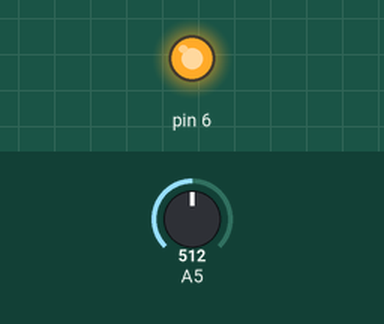
The sketch below on a simulated Arduino Uno, built with avr-gcc and run on an emulated ATmega328P. On the bench: output pins drawn as LEDs (lit = HIGH). The test bench sets the inputs (shaded band); at power-on: A5 = 512.

Above: at 1.2 s.
1.3 s: A5 set to 318
2.8 s: A5 set to 289
At 3.1 s:
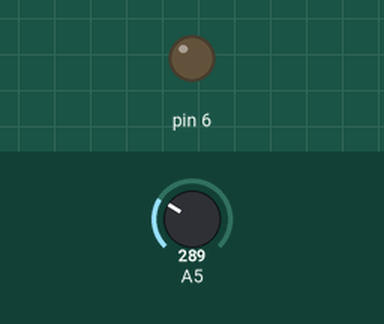
4.3 s: A5 set to 306
At 5.4 s:
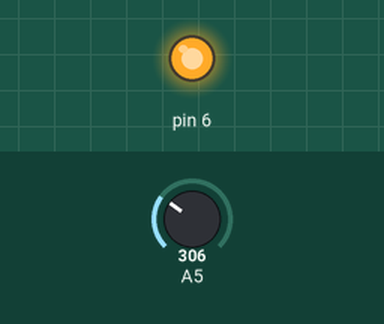
5.8 s: A5 set to 290
At 6.5 s:
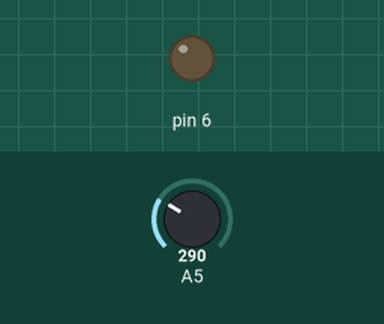
Timing chart, 0 to 8.3 s (numbered marks = the images above; inputs shaded):
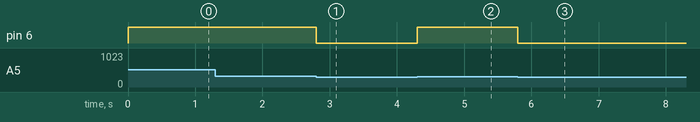

The sketch:

bodylistener.ino
```cpp
int electret1;
void setup() {
  Serial.begin(9600); //set baud rate
  //set pins attached to LEDs as outputs
  pinMode(6,OUTPUT);
}

void loop() {
  electret1 = analogRead(5); //set VU as value of pin A5 reading

  if (electret1 > 300) {
    digitalWrite(6 , HIGH);
  } else {
    digitalWrite(6 , LOW);
  }
}
```

Measured:
- the behaviour switches between 301 and 300 on A5 (found by bisection; images 0 and 1)
- after the input at 1.3 s, every drawn part: stays the same
- after the input at 2.8 s, pin 6: HIGH → LOW at once
- after the input at 4.3 s, pin 6: LOW → HIGH at once
- after the input at 5.8 s, pin 6: HIGH → LOW at once
